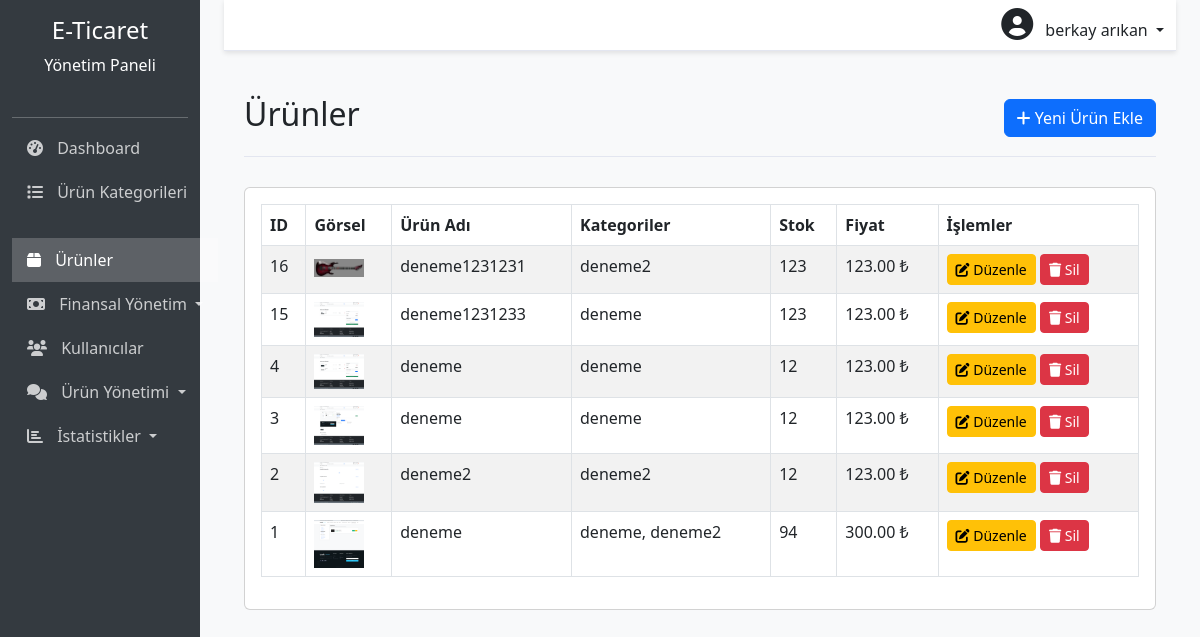
Page /nedmin/production/urun.php (signed in) on the committed database.
### tables this page shows
CREATE TABLE `urun` (
  `id` int NOT NULL,
  `urun_isim` varchar(150) NOT NULL,
  `urun_marka` int NOT NULL,
  `urun_aciklama` text,
  `urun_stok` int NOT NULL,
  `urun_fiyat` decimal(10,2) NOT NULL
);

CREATE TABLE `urun_fotolar` (
  `id` int NOT NULL,
  `urun_id` int NOT NULL,
  `foto_path` text NOT NULL
);

### nedmin/production/urun.php (the view, shortened to what this page needs)
<?php include 'header.php'; ?>
<div class="page-header d-flex justify-content-between align-items-center">
    <h2>Ürünler</h2>
    <button type="button" class="btn btn-primary" data-bs-toggle="modal" data-bs-target="#urunEkleModal">
        <i class="fas fa-plus"></i> Yeni Ürün Ekle
    </button>
</div>
<div class="card mb-4">
    <div class="card-body">
        <div class="table-responsive">
            <table class="table table-bordered table-striped" id="urunTable">
                <thead>
                    <tr>
                        <th>ID</th>
                        <th>Görsel</th>
                        <th>Ürün Adı</th>
                        <th>Kategoriler</th>
                        <th>Stok</th>
                        <th>Fiyat</th>
                        <th>İşlemler</th>
                    </tr>
                </thead>
                <tbody>
                    <?php
                    $urun_sor = $db->prepare("SELECT * FROM urun ORDER BY id DESC");
                    $urun_sor->execute();
                    while ($urun = $urun_sor->fetch(PDO::FETCH_ASSOC)) {
                        $resim_sor = $db->prepare("SELECT foto_path FROM urun_fotolar WHERE urun_id = :urun_id ORDER BY id ASC LIMIT 1");
                        $resim_sor->execute(['urun_id' => $urun['id']]);
                        $resim = $resim_sor->fetch(PDO::FETCH_ASSOC);
                        $kategori_sor = $db->prepare("SELECT k.kategori_isim
                                                     FROM urun_kategori_baglantisi kb
                                                     INNER JOIN urun_kategoriler k ON kb.kategori_id = k.id
                                                     WHERE kb.urun_id = :urun_id");
                        $kategori_sor->execute(['urun_id' => $urun['id']]);
                        $kategoriler = $kategori_sor->fetchAll(PDO::FETCH_ASSOC);
                    ?>
                    <tr id="urun-<?php echo $urun['id']; ?>">
                        <td><?php echo $urun['id']; ?></td>
                        <td>
                            <?php if ($resim): ?>
                                <img src="../../<?php echo $resim['foto_path']; ?>" alt="Ürün Görseli" width="50">
                            <?php else: ?>
                                <span class="text-muted">Resim Yok</span>
                            <?php endif; ?>
                        </td>
                        <td><?php echo $urun['urun_isim']; ?></td>
                        <td>
                            <?php
                            $kategori_isimleri = [];
                            foreach ($kategoriler as $kategori) {
                                $kategori_isimleri[] = $kategori['kategori_isim'];
                            }
                            echo !empty($kategori_isimleri) ? implode(', ', $kategori_isimleri) : '<span class="text-muted">Kategori Yok</span>';
                            ?>
                        </td>
                        <td><?php echo $urun['urun_stok']; ?></td>
                        <td><?php echo number_format($urun['urun_fiyat'], 2); ?> ₺</td>
                        <td>
                            <button class="btn btn-sm btn-warning edit-btn"
                                    data-id="<?php echo $urun['id']; ?>">
                                <i class="fas fa-edit"></i> Düzenle
                            </button>
                            <button class="btn btn-sm btn-danger delete-btn"
                                    data-id="<?php echo $urun['id']; ?>"
                                    data-isim="<?php echo $urun['urun_isim']; ?>">
                                <i class="fas fa-trash"></i> Sil
                            </button>
                        </td>
                    </tr>
                    <?php } ?>
                </tbody>
            </table>
        </div>
    </div>
</div>
<?php include 'footer.php'; ?>

### nedmin/production/header.php (shortened to what this page needs)
<!DOCTYPE html>
<html lang="tr">
<head>
    <link href="https://cdn.jsdelivr.net/npm/bootstrap@5.3.0/dist/css/bootstrap.min.css" rel="stylesheet">
    <link href="https://cdnjs.cloudflare.com/ajax/libs/font-awesome/6.0.0/css/all.min.css" rel="stylesheet">
    <link href="https://cdn.datatables.net/1.11.5/css/dataTables.bootstrap5.min.css" rel="stylesheet">
</head>
<body>
    <div class="container-fluid">
        <div class="row">
            <div class="col-md-3 col-lg-2 d-md-block sidebar collapse">
                <div class="position-sticky">
                    <div class="text-center p-3">
                        <h4>E-Ticaret</h4>
                        <p>Yönetim Paneli</p>
                    </div>
                    <hr class="my-2">
                    <ul class="nav flex-column">
                        <li class="nav-item">
                            <a class="nav-link" href="index.php">
                                <i class="fas fa-tachometer-alt"></i>
                                Dashboard
                            </a>
                        </li>
                        <li class="nav-item">
                            <a class="nav-link" href="kategori.php">
                                <i class="fas fa-list"></i>
                                Ürün Kategorileri
                            </a>
                        </li>
                        <li class="nav-item">
                            <a class="nav-link" href="urun.php">
                                <i class="fas fa-box"></i>
                                Ürünler
                            </a>
                        </li>
                        <li class="nav-item">
                            <a class="nav-link dropdown-toggle" href="#submenu-urun-yonetimi" data-bs-toggle="collapse" role="button" aria-expanded="false">
                                <i class="fas fa-money-bill"></i>
                                Finansal Yönetim
                            </a>
                        </li>
                        <li class="nav-item">
                            <a class="nav-link" href="kullanici.php">
                                <i class="fas fa-users"></i>
                                Kullanıcılar
                            </a>
                        </li>
                        <li class="nav-item">
                            <a class="nav-link dropdown-toggle" href="#submenu-urun-yonetimi" data-bs-toggle="collapse" role="button" aria-expanded="false">
                                <i class="fas fa-comments"></i>
                                Ürün Yönetimi
                            </a>
                        </li>
                        <li class="nav-item">
                            <a class="nav-link dropdown-toggle" href="#submenu-istatistik" data-bs-toggle="collapse" role="button" aria-expanded="false">
                                <i class="fas fa-chart-bar"></i>
                                İstatistikler
                            </a>
                        </li>
                    </ul>
                </div>
            </div>
            <div class="col-md-9 ms-sm-auto col-lg-10 px-md-4">
                <nav class="navbar navbar-expand-lg navbar-light top-navbar mb-4">
                    <div class="container-fluid">
                        <div class="collapse navbar-collapse justify-content-end">
                            <div class="user-profile">
                                <div class="dropdown">
                                    <a class="nav-link dropdown-toggle" href="#" role="button" id="dropdownMenuLink" data-bs-toggle="dropdown" aria-expanded="false">
                                        <i class="fas fa-user-circle fa-2x me-2"></i>
                                        <span><?php echo $_SESSION['kullanici_ad'] . ' ' . $_SESSION['kullanici_soyad']; ?></span>
                                    </a>
                                </div>
                            </div>
                        </div>
                    </div>
                </nav>
                <div class="main-content">

### nedmin/production/footer.php (shortened to what this page needs)
                </div>
            </div>
        </div>
    </div>
</body>
</html>

### nedmin/production/header.php (style rules this page uses)
body { background-color: #f8f9fa; }
.sidebar { min-height: 100vh; background-color: #343a40; color: white; }
.sidebar .nav-link { color: rgba(255,255,255,.75); padding: 10px 15px; }
.sidebar .nav-link.active { color: #fff; background-color: rgba(255,255,255,.2); }
.sidebar .nav-link i { margin-right: 10px; }
.top-navbar { background-color: #ffffff; box-shadow: 0 2px 5px rgba(0,0,0,.1); border-bottom: 1px solid #e3e6f0; }
.user-profile { display: flex; align-items: center; }
.main-content { padding: 20px; }
.page-header { margin-bottom: 30px; border-bottom: 1px solid #e3e6f0; padding-bottom: 15px; }

### rows in the picture
urun: id "16", urun_fotolar.foto_path (picture), urun_isim "deneme1231231", kategori_isimleri "deneme2", urun_stok "123", urun_fiyat "123.00"
urun: id "15", urun_fotolar.foto_path (picture), urun_isim "deneme1231233", kategori_isimleri "deneme", urun_stok "123", urun_fiyat "123.00"
urun: id "4", urun_fotolar.foto_path (picture), urun_isim "deneme", kategori_isimleri "deneme", urun_stok "12", urun_fiyat "123.00"
urun: id "3", urun_fotolar.foto_path (picture), urun_isim "deneme", kategori_isimleri "deneme", urun_stok "12", urun_fiyat "123.00"
urun: id "2", urun_fotolar.foto_path (picture), urun_isim "deneme2", kategori_isimleri "deneme2", urun_stok "12", urun_fiyat "123.00"
urun: id "1", urun_fotolar.foto_path (picture), urun_isim "deneme", kategori_isimleri "deneme, deneme2", urun_stok "94", urun_fiyat "300.00"

### other values in the picture
$_SESSION['kullanici_ad'] "berkay"
$_SESSION['kullanici_soyad'] "arıkan"
